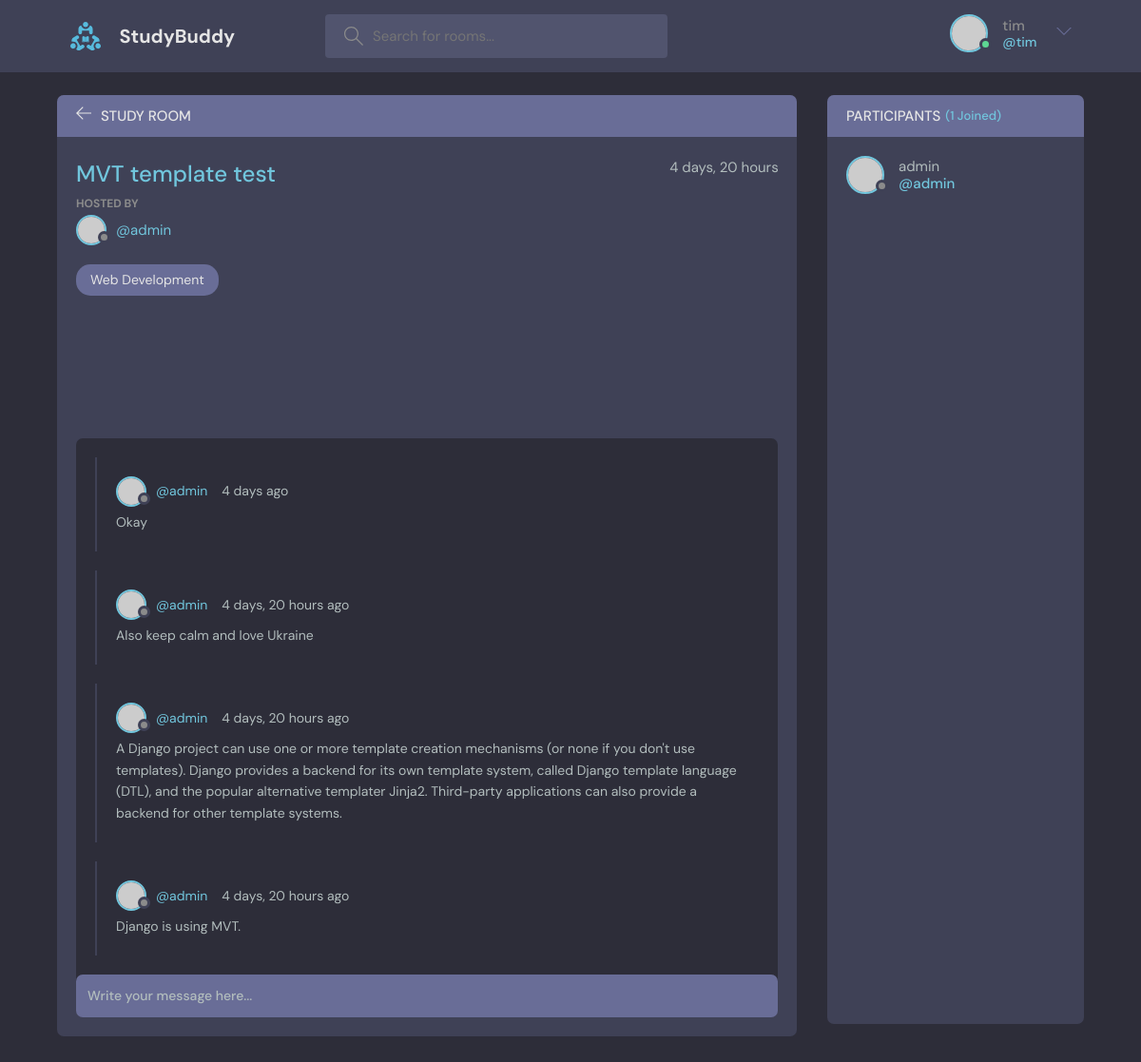
/room/10/ (signed in), run on the app's committed database.
### base/models.py (models this page shows, shortened)
class Room(models.Model):
    host = models.ForeignKey(User, on_delete=models.SET_NULL, null=True)
    topic = models.ForeignKey(Topic, on_delete=models.SET_NULL, null=True)
    name = models.CharField(max_length=200)
    description = models.TextField(null=True, blank=True)
    participants = models.ManyToManyField(User, related_name='participants', blank=True)
    updated = models.DateTimeField(auto_now=True)
    created = models.DateTimeField(auto_now_add=True)
    class Meta:
        ordering = ['-updated', '-created']

class Topic(models.Model):
    name = models.CharField(max_length=200)
    def __str__(self) -> str:
        return self.name

class Message(models.Model):
    user = models.ForeignKey(User, on_delete=models.CASCADE)
    room = models.ForeignKey(Room, on_delete=models.CASCADE)
    body = models.TextField()
    updated = models.DateTimeField(auto_now=True)
    created = models.DateTimeField(auto_now_add=True)
    class Meta:
        ordering = ['-updated', '-created']

### base/views.py (the view, shortened to what this page needs)
# urls.py: path('room/<str:pk>/', views.room, name='room'),
def room(request, pk):
    room = Room.objects.get(id=pk)
    room_messages = room.message_set.all().order_by('-created')
    participants = room.participants.all()
    context = { 'room': room, 'room_messages': room_messages, 'participants': participants }
    return render(request, 'base/room.html', context)

### base/templates/base/room.html (shortened to what this page needs)
{% extends 'index.html' %}
{% block content %}
<main class="profile-page layout layout--2">
      <div class="container">
        <div class="room">
          <div class="room__top">
            <div class="room__topLeft">
              <a href="{% url 'home' %}">
                <svg version="1.1" xmlns="http://www.w3.org/2000/svg" width="32" height="32" viewBox="0 0 32 32">
                  <title>arrow-left</title>
                  <path
                    d="M13.723 2.286l-13.723 13.714 13.719 13.714 1.616-1.611-10.96-10.96h27.625v-2.286h-27.625l10.965-10.965-1.616-1.607z"
                  ></path>
                </svg>
              </a>
              <h3>Study Room</h3>
            </div>
          </div>
          <div class="room__box scroll">
            <div class="room__header scroll">
              <div class="room__info">
                <h3>{{room.name}}</h3>
                <span>{{room.created|timesince}}</span>
              </div>
              <div class="room__hosted">
                <p>Hosted By</p>
                <a href="{% url 'user-profile' room.host.id %}" class="room__author">
                  <div class="avatar avatar--small">
                    <img src="https://randomuser.me/api/portraits/men/37.jpg" />
                  </div>
                  <span>@{{room.host}}</span>
                </a>
              </div>
              <span class="room__topics">{{room.topic}}</span>
            </div>
            <div class="room__conversation">
              <div class="threads scroll">
                {% for message in room_messages %}
                <div class="thread">
                  <div class="thread__top">
                    <div class="thread__author">
                      <a href="{% url 'user-profile' user.id %}" class="thread__authorInfo">
                        <div class="avatar avatar--small">
                          <img src="https://randomuser.me/api/portraits/men/37.jpg" />
                        </div>
                        <span>@{{message.user.username}}</span>
                      </a>
                      <span class="thread__date">{{message.created|timesince}} ago</span>
                    </div>
                  </div>
                  <div class="thread__details">
                    {{message.body}}
                  </div>
                </div>
                {% endfor %}
              </div>
            </div>
          </div>
          {% if request.user.is_authenticated %}
          <div class="room__message">
            <form method="POST" action="">
              <input type="text" name="body" placeholder="Write your message here..." />
            </form>
          </div>
          {% endif %}
        </div>
        <div class="participants">
          <h3 class="participants__top">Participants <span>({{participants.count}} Joined)</span></h3>
          <div class="participants__list scroll">
            {% for user in participants %}
            <a href="{% url 'user-profile' user.id %}" class="participant">
              <div class="avatar avatar--medium">
                <img src="https://randomuser.me/api/portraits/men/37.jpg" />
              </div>
              <p>
                {{user.username}}
                <span>@{{user.username}}</span>
              </p>
            </a>
            {% endfor %}
          </div>
        </div>
  </div>
</main>
{% endblock content %}

### templates/navbar.html (shortened to what this page needs)
{% load static %}
<header class="header header--loggedIn">
    <div class="container">
      <a href="{% url 'home' %}" class="header__logo">
        <img src="{% static 'images/logo.svg' %}" />
        <h1>StudyBuddy</h1>
      </a>
      <form class="header__search" method="GET" action="{% url 'home' %}">
        <label>
          <input name="q" placeholder="Search for rooms..." />
        </label>
      </form>
      <nav class="header__menu">
        {% if request.user.is_authenticated %}
        <div class="header__user">
          <a href="profile.html">
            <div class="avatar avatar--medium active">
              <img src="https://randomuser.me/api/portraits/men/37.jpg" />
            </div>
            <p>{{ request.user.username }} <span>@{{ request.user.username }}</span></p>
          </a>
          <button class="dropdown-button">
            <svg version="1.1" xmlns="http://www.w3.org/2000/svg" width="32" height="32" viewBox="0 0 32 32">
              <title>chevron-down</title>
              <path d="M16 21l-13-13h-3l16 16 16-16h-3l-13 13z"></path>
            </svg>
          </button>
        </div>
        {% else %}
        <a href="{% url 'login' %}">
          <img src="{% static 'images/avatar.svg' %}" />
          <p>Login</p>
        </a>
        {% endif %}
      </nav>
    </div>
  </header>

### data on the page
Room: name "MVT template test", created "4 days, 20 hours", host "admin", topic "Web Development"
Message: user.username "admin", created "4 days", body "Okay"
Message: user.username "admin", created "4 days, 20 hours", body "Also keep calm and love Ukraine"
Message: user.username "admin", created "4 days, 20 hours", body "A Django project can use one or more template creation mechanisms (or none if you don't use templates). Django provides a backend for its own template system, called Django template language (DTL), and the popular alternative templater Jinja2. Third-party applications can also provide a backend for other template systems."
Message: user.username "admin", created "4 days, 20 hours", body "Django is using MVT."

### other printed values
{{ request.user.username }} "tim"
{{ participants.count }} "1"
{{ user.username }} "admin"
